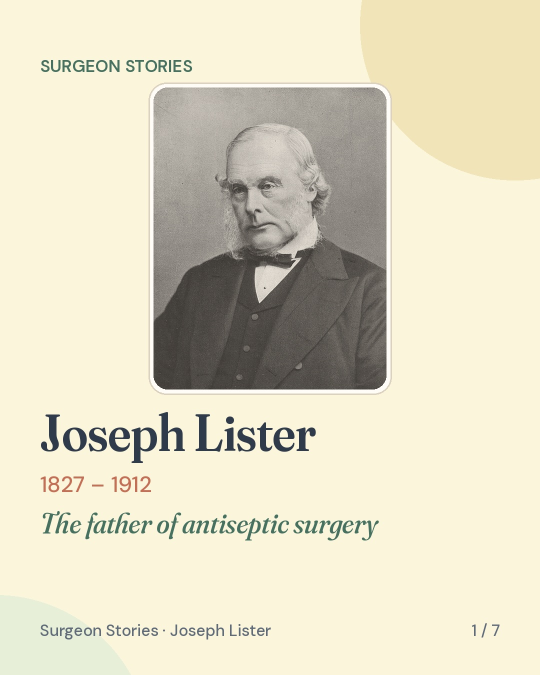
#> input picture day08/Lister_1.jpg, 1080 x 1350 px (shown at 1/2 size)
$ python -i carousel.py   (imports and definitions only)
#> lines starting #> are read from the running program, lines starting #| are printed output that depends on the picture
### tools/brand.py
"""Shared brand helpers for Landmark Trials posts (cream / sage / terracotta, Fraunces + DM Sans)."""
from PIL import Image, ImageDraw, ImageFont
import textwrap

import os as _os
def _hex(h): return tuple(int(h[i:i + 2], 16) for i in (0, 2, 4))
# Pastel background per organ: (background, top-right circle, bottom-left circle)
THEMES = {
    "Pancreas":         ("F6F0E7", "EADFCF", "E3ECE5"),   # warm cream (original)
    "Biliary":          ("FBF5DC", "F1E4B8", "E8EFD9"),   # butter yellow
    "Upper GI":         ("E9F0F7", "D6E3F0", "F3E9E1"),   # powder blue
    "Colorectal":       ("F1ECF6", "E2D8EE", "E6F0EA"),   # lavender
    "Emergency":        ("FAEAE6", "F2D6CF", "EAF1EC"),   # blush
    "Liver transplant": ("E8F3EC", "D3E8DA", "F5EEDF"),   # mint
    "Hepatology":       ("E5F2F2", "CDE5E5", "F6EDE3"),   # aqua
    "Liver surgery":    ("FCEFE4", "F2DCC8", "E7F0EA"),   # peach
    "Peritoneum":       ("F0F3E3", "DFE6C5", "F5EBE6"),   # pistachio
    "Neuroendocrine":   ("F9ECF1", "EED6E1", "E8F0EC"),   # rose
}
ORGAN = _os.environ.get("ORGAN", "Pancreas")
_t = THEMES[ORGAN]
BG = _hex(_t[0]); FG = (47, 58, 74); MUTED = (95, 107, 120)
SAGE = (70, 112, 95); TERRA = (196, 111, 85); OCHRE = (154, 116, 56)
SAND = _hex(_t[1]); MINT = _hex(_t[2]); CARD = (255, 252, 247); RULE = (220, 208, 190)
F = "/home/claude/render/fonts/"
_cache = {}
# [4 lines left out: function _f, not called in this run]
def sans(s, w="Regular"): return _f("DMSans-" + w, s)
def serif(s): return _f("Fraunces-SemiBold", s)
def ital(s): return _f("Fraunces-MediumItalic", s)

def text_w(d, t, f): return d.textlength(t, font=f)

# [27 lines left out: functions wrap, para, base, not called in this run]

# Stomach (Upper GI) "pop" accent: bright yellow fill + black border, max 1-2 per slide.
# Never yellow text. Elsewhere these helpers fall back to the calm pastel look.
POP = ORGAN == "Upper GI"
HL = (255, 214, 10); INK = (20, 20, 20)

# [26 lines left out: functions highlight, popcard, bullets, not called in this run]

### tools/carousel.py
"""Surgeon/doctor story carousel helpers (1080x1350)."""
import sys
sys.path.insert(0, "/home/claude")
from brand import *
from PIL import Image, ImageOps, ImageDraw

W, H = 1080, 1350; MW = W - 160

def slide(tag, n, total, name, series="Surgeon Stories"):
    return base(W, H, tag, f"{series} · {name}", f"{n} / {total}", footer_y=H - 110, mint_top=H - 160)

def cover(name, years, tagline, photo=None, crop=None, total=6, short=None, tag="SURGEON STORIES", wide=False, wide_h=600):
    im, d = slide(tag, 1, total, short or name.split()[-1], "Nobel Laureates" if tag == "NOBEL LAUREATES" else "Surgeon Stories")
    pw, ph_h = (MW, wide_h) if wide else (466, 604); px = (W - pw) // 2; py = 175
    d.rounded_rectangle([px - 10, py - 10, px + pw + 10, py + ph_h + 10], 36, fill=CARD, outline=RULE, width=3)
    if photo:
        p = Image.open(photo).convert("L")
        if crop: p = p.crop(crop)
        p = ImageOps.fit(p, (pw, ph_h), method=Image.LANCZOS, centering=(0.5, 0.5 if wide else 0.35))
        p = ImageOps.colorize(p, black=(40, 36, 32), white=(250, 244, 234))
        mask = Image.new("L", (pw, ph_h), 0); ImageDraw.Draw(mask).rounded_rectangle([0, 0, pw - 1, ph_h - 1], 28, fill=255)
        im.paste(p, (px, py), mask)
    else:
        d.text((W // 2, py + ph_h // 2 - 20), f"Add {short or name.split()[-1]}'s portrait", font=sans(38, "Medium"), fill=MUTED, anchor="mm")
        d.text((W // 2, py + ph_h // 2 + 35), "send it to me and I'll place it", font=sans(30), fill=MUTED, anchor="mm")
    f = serif(104)
    while d.textlength(name, font=f) > MW: f = serif(f.size - 6)
    d.text((80, 800), name, font=f, fill=FG)
    d.text((80, 940), years, font=sans(44, "Medium"), fill=TERRA)
    para(d, 80, 1010, tagline, ital(58), SAGE, MW, 8)
    return im

def find_border_crop(path, thresh=40, margin=4):
    """Crop a dark picture frame if present."""
#> called with path = '../day08/Lister_1.jpg', thresh = 40, margin = 4
    g = Image.open(path).convert("L"); w, h = g.size
#> after `g = Image.open(path).convert('L')`:
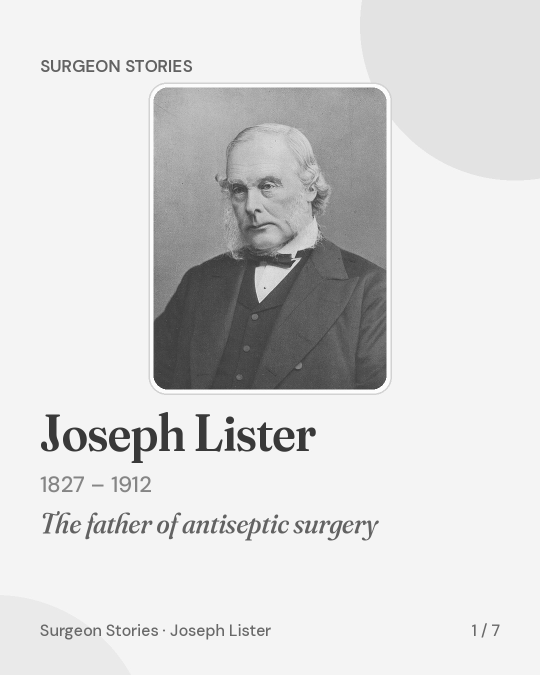
#> g: PIL image 1080x1350 L (shown at 1/2 size); min 40, max 255, mean 216.8
#> after `w, h = g.size`: w = 1080; h = 1350
    def inner(seq):
        i = 0
        while i < len(seq) and seq[i] > 200: i += 1          # white outside
#> after the loop, i = 307
        j = i
#> j = 307
        while j < len(seq) and seq[j] < thresh: j += 1       # dark frame
#> this loop made 0 passes
#> after the loop, j = 307
        return j + margin if j > i and j - i < 40 else 0
    l = inner([g.getpixel((x, h // 2)) for x in range(w)]); r = inner([g.getpixel((w - 1 - x, h // 2)) for x in range(w)])
#> after `l = inner([g.getpixel((x, h // 2)) for x in range(w)])`: l = 0
#> after `r = inner([g.getpixel((w - 1 - x, h // 2)) for x in range(w)])`: r = 0
    t = inner([g.getpixel((w // 2, y)) for y in range(h)]); b = inner([g.getpixel((w // 2, h - 1 - y)) for y in range(h)])
#> after `t = inner([g.getpixel((w // 2, y)) for y in range(h)])`: t = 0
#> after `b = inner([g.getpixel((w // 2, h - 1 - y)) for y in range(h)])`: b = 0
    return (l, t, w - r, h - b)

def photo_slide(name, short, photo, n, total, caption, credit, tag="SURGEON STORIES", crop=None, box_h=860):
    """Last slide: the same portrait shown whole (original tones), with the source's credit line."""
    series = "Nobel Laureates" if tag == "NOBEL LAUREATES" else "Surgeon Stories"
    im, d = slide("PHOTO", n, total, short or name.split()[-1], series)
    p = Image.open(photo).convert("RGB")
    if crop: p = p.crop(crop)
    box_w = MW
    p = ImageOps.contain(p, (box_w, box_h), method=Image.LANCZOS)
    pw, ph = p.size; px = (W - pw) // 2; py = 170
    d.rounded_rectangle([px - 10, py - 10, px + pw + 10, py + ph + 10], 30, fill=CARD, outline=RULE, width=3)
    mask = Image.new("L", (pw, ph), 0); ImageDraw.Draw(mask).rounded_rectangle([0, 0, pw - 1, ph - 1], 22, fill=255)
    im.paste(p, (px, py), mask)
    y = py + ph + 40
    y = para(d, 80, y, caption, ital(44), FG, MW, 8) + 14
    para(d, 80, y, "Photo: " + credit, sans(30, "Medium"), MUTED, MW, 6)
    return im

>>> result = find_border_crop('../day08/Lister_1.jpg')
#> result = (0, 0, 1080, 1350)

$ run again, on day08/Lister_2.jpg
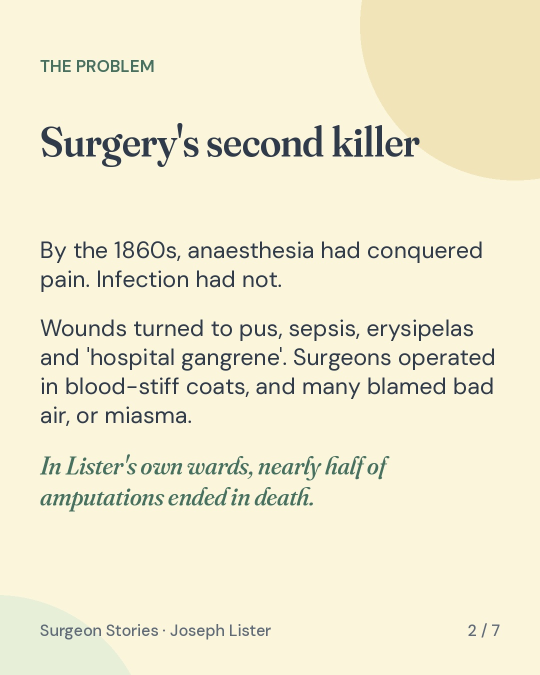
#> input picture day08/Lister_2.jpg, 1080 x 1350 px (shown at 1/2 size)
#> in find_border_crop, `g = Image.open(path).convert('L')`:
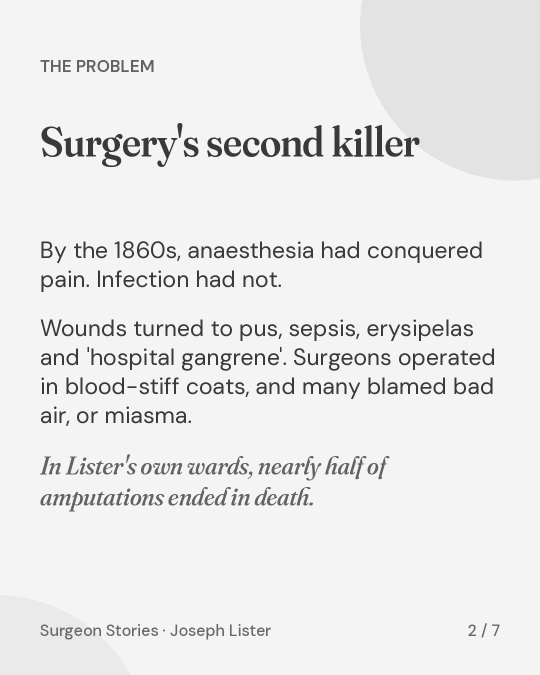
#> g: PIL image 1080x1350 L (shown at 1/2 size); min 49, max 252, mean 233.8
#> after the loop in inner, `while i < len(seq) and seq[i] > 200: i += 1`: i = 481
#> l = 0
#> result = (0, 0, 1080, 1350)

$ run again, on day08/Lister_3.jpg
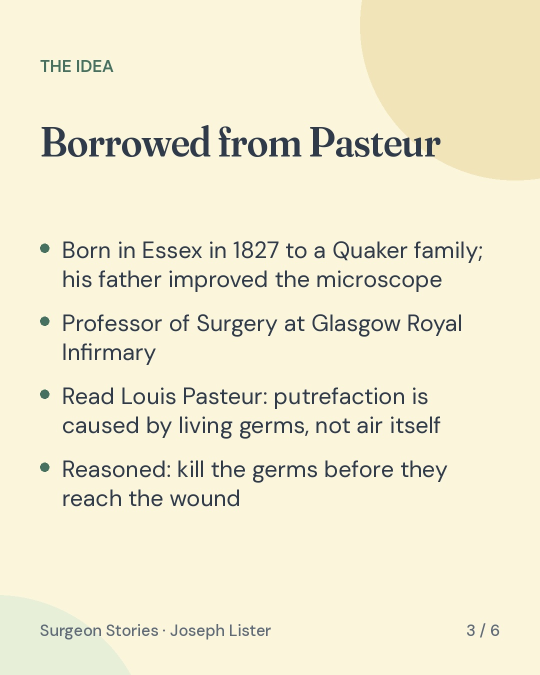
#> input picture day08/Lister_3.jpg, 1080 x 1350 px (shown at 1/2 size)
#> in find_border_crop, `g = Image.open(path).convert('L')`:
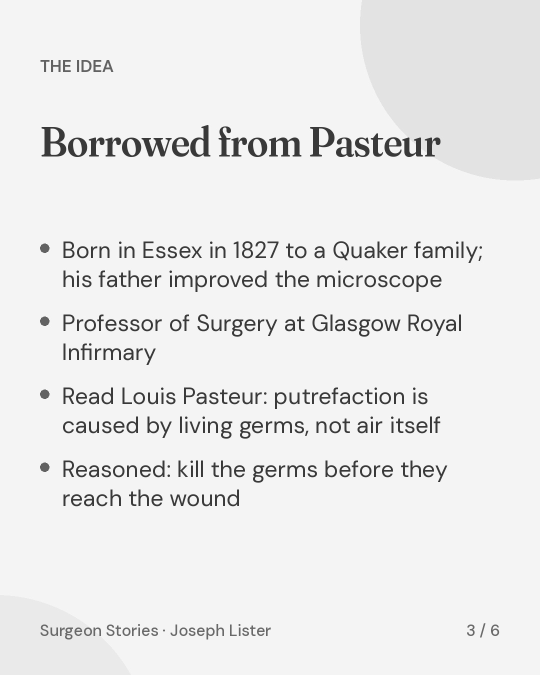
#> g: PIL image 1080x1350 L (shown at 1/2 size); min 49, max 252, mean 234.1
#> after the loop in inner, `while i < len(seq) and seq[i] > 200: i += 1`: i = 1080
#> l = 0
#> result = (0, 0, 1080, 1350)

$ run again, on day08/Lister_4.jpg
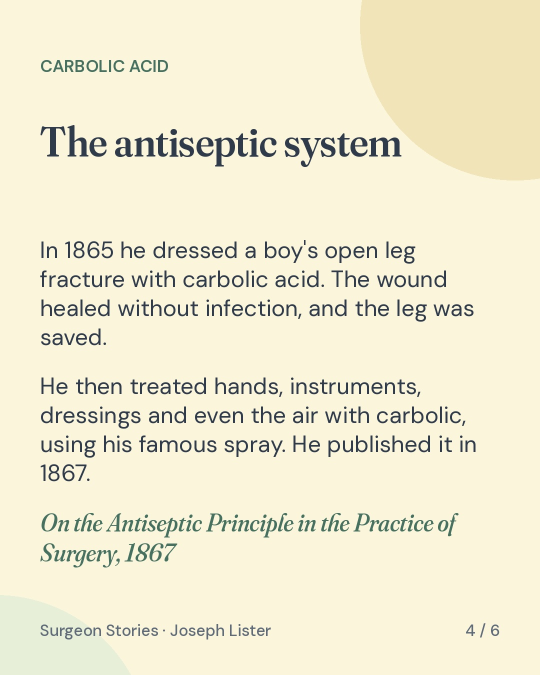
#> input picture day08/Lister_4.jpg, 1080 x 1350 px (shown at 1/2 size)
#> in find_border_crop, `g = Image.open(path).convert('L')`:
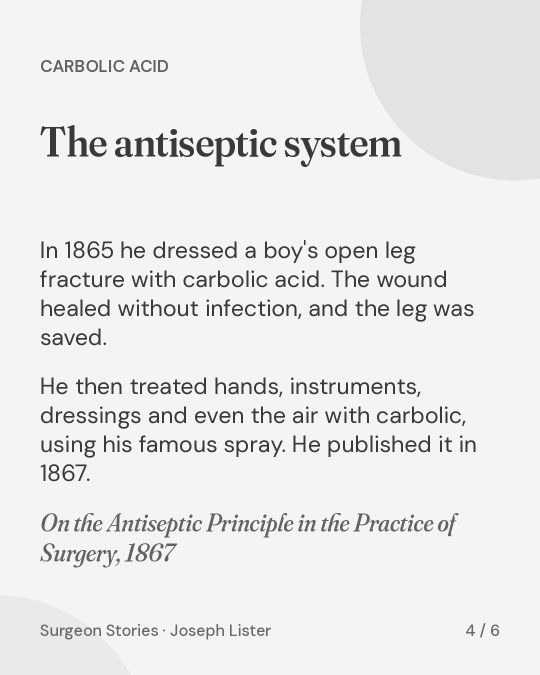
#> g: PIL image 1080x1350 L (shown at 1/2 size); min 50, max 252, mean 233.2
#> the loop in inner, `while i < len(seq) and seq[i] > 200: i += 1` made 83 passes
#> after the loop in inner, `while i < len(seq) and seq[i] > 200: i += 1`: i = 83
#> l = 0
#> result = (0, 0, 1080, 1350)
